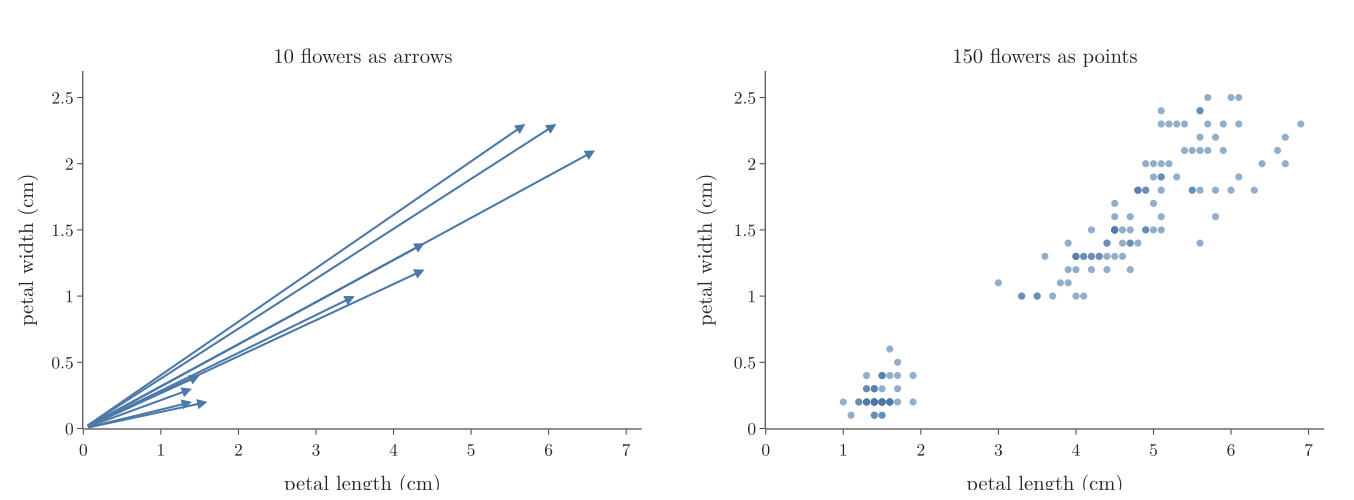

Here is the Python script that generated this plot:
"""One collection of vectors, two pictures: iris flowers as feature vectors [petal length, petal width]. Left: 10
flowers drawn as arrows from the origin. Right: all 150 flowers drawn as points, one at the tip of each arrow."""
from pathlib import Path
import numpy as np
import plotly.graph_objects as go
from plotly.subplots import make_subplots
from sklearn.datasets import load_iris

here = Path(__file__).parent
X = load_iris().data[:, 2:4]
assert X.shape == (150, 2)
pick = X[::15]
fig = make_subplots(rows=1, cols=2, horizontal_spacing=0.1, subplot_titles=["10 flowers as arrows", "150 flowers as points"])
for x, y in pick:
    fig.add_annotation(x=x, y=y, ax=0, ay=0, xref="x", yref="y", axref="x", ayref="y", arrowhead=2, arrowwidth=2,
                       arrowcolor="#4C78A8")
fig.add_scatter(x=X[:, 0], y=X[:, 1], mode="markers", marker=dict(size=7, color="#4C78A8", opacity=0.6), row=1, col=2)
for c in (1, 2):
    fig.update_xaxes(title_text="petal length (cm)", range=[0, 7.2], row=1, col=c)
    fig.update_yaxes(title_text="petal width (cm)", range=[0, 2.7], row=1, col=c)
for a in fig.layout.annotations[:2]:
    a.font.size = 20
fig.update_layout(template="simple_white", width=1300, height=480, showlegend=False,
                  font=dict(family="Latin Modern Roman", size=17), margin=dict(l=70, r=20, t=60, b=60))
fig.write_image(here / "arrows_points.png", scale=2)
fig.write_image(here / "arrows_points.pdf")
